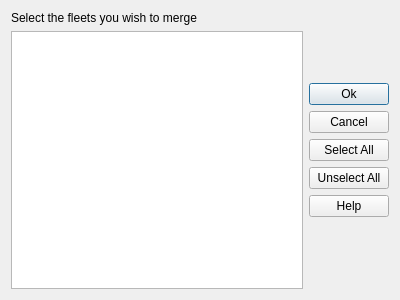
<?xml version="1.0" encoding="UTF-8"?>
<ui version="4.0">
 <class>MergeFleetsDialog</class>
 <widget class="QDialog" name="MergeFleetsDialog">
  <property name="geometry">
   <rect>
    <x>0</x>
    <y>0</y>
    <width>400</width>
    <height>300</height>
   </rect>
  </property>
  <property name="windowTitle">
   <string>Merge Fleets</string>
  </property>
  <layout class="QHBoxLayout" name="horizontalLayout_2">
   <item>
    <layout class="QHBoxLayout" name="horizontalLayout">
     <item>
      <widget class="QWidget" name="widget" native="true">
       <layout class="QVBoxLayout" name="verticalLayout_2">
        <property name="spacing">
         <number>6</number>
        </property>
        <property name="leftMargin">
         <number>0</number>
        </property>
        <property name="topMargin">
         <number>0</number>
        </property>
        <property name="rightMargin">
         <number>0</number>
        </property>
        <property name="bottomMargin">
         <number>0</number>
        </property>
        <item>
         <layout class="QVBoxLayout" name="verticalLayout">
          <item>
           <widget class="QLabel" name="label">
            <property name="text">
             <string>Select the fleets you wish to merge</string>
            </property>
           </widget>
          </item>
          <item>
           <widget class="QListWidget" name="listWidget"/>
          </item>
         </layout>
        </item>
       </layout>
      </widget>
     </item>
    </layout>
   </item>
   <item>
    <widget class="QWidget" name="widget_2" native="true">
     <property name="sizePolicy">
      <sizepolicy hsizetype="Preferred" vsizetype="Preferred">
       <horstretch>0</horstretch>
       <verstretch>0</verstretch>
      </sizepolicy>
     </property>
     <layout class="QVBoxLayout" name="verticalLayout_4">
      <property name="leftMargin">
       <number>0</number>
      </property>
      <property name="topMargin">
       <number>0</number>
      </property>
      <property name="rightMargin">
       <number>0</number>
      </property>
      <property name="bottomMargin">
       <number>0</number>
      </property>
      <item>
       <layout class="QVBoxLayout" name="verticalLayout_3">
        <property name="sizeConstraint">
         <enum>QLayout::SetDefaultConstraint</enum>
        </property>
        <item>
         <widget class="QPushButton" name="okButton">
          <property name="text">
           <string>Ok</string>
          </property>
          <property name="default">
           <bool>true</bool>
          </property>
         </widget>
        </item>
        <item>
         <widget class="QPushButton" name="cancelButton">
          <property name="text">
           <string>Cancel</string>
          </property>
         </widget>
        </item>
        <item>
         <widget class="QPushButton" name="selectAllButton">
          <property name="text">
           <string>Select All</string>
          </property>
         </widget>
        </item>
        <item>
         <widget class="QPushButton" name="unselectAllButton">
          <property name="text">
           <string>Unselect All</string>
          </property>
         </widget>
        </item>
        <item>
         <widget class="QPushButton" name="helpButton">
          <property name="text">
           <string>Help</string>
          </property>
         </widget>
        </item>
       </layout>
      </item>
     </layout>
    </widget>
   </item>
  </layout>
 </widget>
 <resources/>
 <connections>
  <connection>
   <sender>okButton</sender>
   <signal>clicked()</signal>
   <receiver>MergeFleetsDialog</receiver>
   <slot>accept()</slot>
   <hints>
    <hint type="sourcelabel">
     <x>350</x>
     <y>46</y>
    </hint>
    <hint type="destinationlabel">
     <x>334</x>
     <y>-14</y>
    </hint>
   </hints>
  </connection>
  <connection>
   <sender>cancelButton</sender>
   <signal>clicked()</signal>
   <receiver>MergeFleetsDialog</receiver>
   <slot>reject()</slot>
   <hints>
    <hint type="sourcelabel">
     <x>308</x>
     <y>99</y>
    </hint>
    <hint type="destinationlabel">
     <x>286</x>
     <y>7</y>
    </hint>
   </hints>
  </connection>
 </connections>
</ui>
